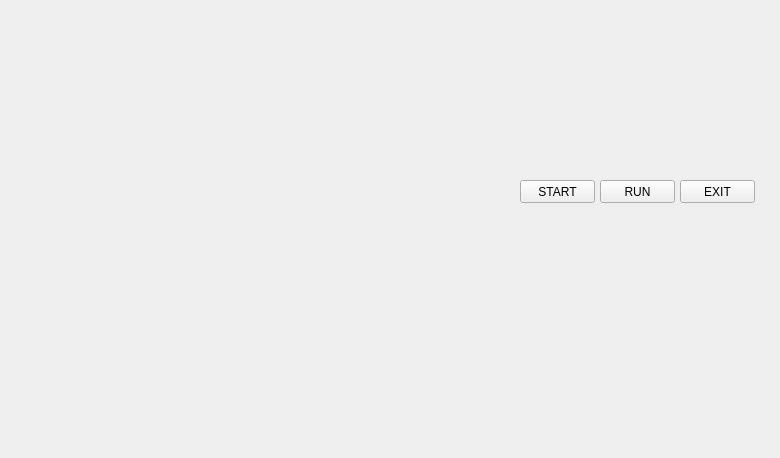
<?xml version="1.0" encoding="UTF-8"?>
<ui version="4.0">
 <class>jarvisUIi</class>
 <widget class="QMainWindow" name="jarvisUIi">
  <property name="geometry">
   <rect>
    <x>0</x>
    <y>0</y>
    <width>780</width>
    <height>458</height>
   </rect>
  </property>
  <property name="windowTitle">
   <string>MainWindow</string>
  </property>
  <widget class="QWidget" name="centralwidget">
   <widget class="QLabel" name="label">
    <property name="geometry">
     <rect>
      <x>0</x>
      <y>-10</y>
      <width>781</width>
      <height>471</height>
     </rect>
    </property>
    <property name="text">
     <string/>
    </property>
    <property name="pixmap">
     <pixmap>../Jarvis/gui.gif</pixmap>
    </property>
    <property name="scaledContents">
     <bool>true</bool>
    </property>
   </widget>
   <widget class="QPushButton" name="pushButton">
    <property name="geometry">
     <rect>
      <x>520</x>
      <y>180</y>
      <width>75</width>
      <height>23</height>
     </rect>
    </property>
    <property name="text">
     <string>START</string>
    </property>
   </widget>
   <widget class="QPushButton" name="pushButton_2">
    <property name="geometry">
     <rect>
      <x>680</x>
      <y>180</y>
      <width>75</width>
      <height>23</height>
     </rect>
    </property>
    <property name="text">
     <string>EXIT</string>
    </property>
   </widget>
   <widget class="QPushButton" name="pushButton_3">
    <property name="geometry">
     <rect>
      <x>600</x>
      <y>180</y>
      <width>75</width>
      <height>23</height>
     </rect>
    </property>
    <property name="text">
     <string>RUN</string>
    </property>
   </widget>
  </widget>
 </widget>
 <resources/>
 <connections/>
</ui>
